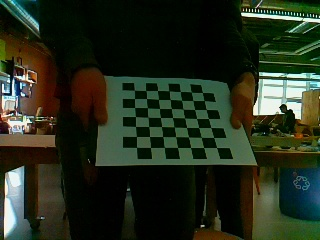
#> input picture src/main/python/10.jpg, 320 x 240 px; its folder holds 4 pictures in this run
$ python calibration.py
#> lines starting #> are read from the running program, lines starting #| are printed output that depends on the picture; after the words box and inside, x2 and y2 are one past the last pixel; in counts of white or black regions, pixels touching at a corner belong together
import numpy as np
import cv2 as cv
import glob
# termination criteria
criteria = (cv.TERM_CRITERIA_EPS + cv.TERM_CRITERIA_MAX_ITER, 30, 0.001)
# prepare object points, like (0,0,0), (1,0,0), (2,0,0) ....,(6,5,0)
objp = np.zeros((6*7,3), np.float32)
objp[:,:2] = np.mgrid[0:7,0:6].T.reshape(-1,2)
# Arrays to store object points and image points from all the images.
objpoints = [] # 3d point in real world space
imgpoints = [] # 2d points in image plane.
images = glob.glob('*.jpg')
for fname in images:
    img = cv.imread(fname)
#> img is the input picture: shape (240, 320, 3); mean B, G, R 29.2, 45.4, 37
    gray = cv.cvtColor(img, cv.COLOR_BGR2GRAY)
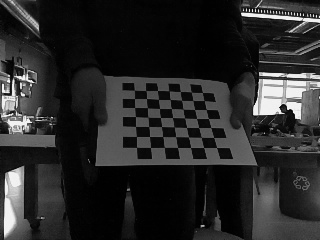
#> gray: shape (240, 320); min 0, max 246, mean 41
    # Find the chess board corners
    ret, corners = cv.findChessboardCorners(gray, (7,6), None)
#> ret = False; corners = None
    # If found, add object points, image points (after refining them)
    if ret == True:
        print("got a rect")
        objpoints.append(objp)
        corners2 = cv.cornerSubPix(gray,corners, (11,11), (-1,-1), criteria)
        imgpoints.append(corners)
        # Draw and display the corners
        cv.drawChessboardCorners(img, (7,6), corners2, ret)
        cv.imshow('img', img)
        cv.waitKey(10000)
#> pass 2 of the loop `for fname in images:`:
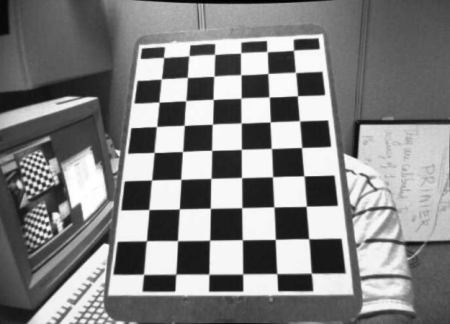
#> input picture src/main/python/11.jpg, 450 x 324 px
#> img is the input picture: shape (324, 450, 3); min 0, max 255, mean 130.5
#> gray: shape (324, 450)
#> ret = True; corners = 42 rows, first 8: [146.6, 240.8], [148.9, 209.6], [151.6, 179.9], [154.1, 152.4], [156.6, 126.5], [159, 102.1], [161.4, 78.78], [177.5, 240.5]
#> corners2 = 42 rows, first 8: [146.4, 240.8], [148.8, 209.5], [151.5, 180], [154.1, 152.5], [156.5, 126.5], [158.9, 102], [161.3, 78.8], [177.5, 240.7]
#> `cv.drawChessboardCorners(img, (7,6), corners2, ret)`:
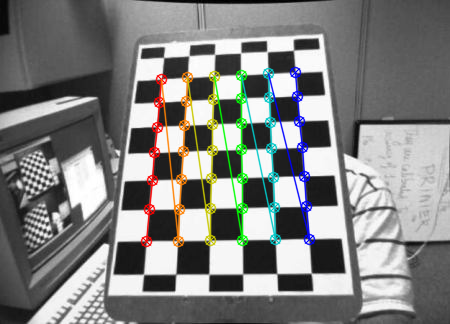
#> img: shape (324, 450, 3); 5.91% of pixels changed, all inside (x1, y1, x2, y2) = (140, 66, 316, 248)
#> pass 3 of the loop `for fname in images:`:
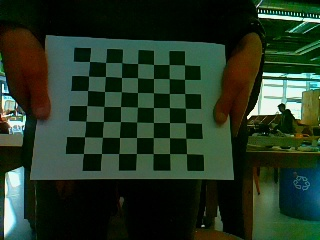
#> input picture src/main/python/5.jpg, 320 x 240 px
#> img is the input picture: shape (240, 320, 3); mean B, G, R 35.6, 53.9, 36.3
#> `gray = cv.cvtColor(img, cv.COLOR_BGR2GRAY)`:
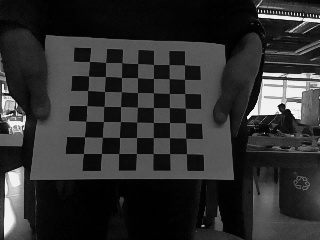
#> gray: shape (240, 320); min 0, max 248, mean 46.5
#> ret = False; corners = None
#> the loop made 4 passes; the first 3 are shown
cv.destroyAllWindows()

ret, mtx, dist, rvecs, tvecs = cv.calibrateCamera(objpoints, imgpoints, gray.shape[::-1], None, None)

mg = cv.imread('left12.jpg')
h,  w = img.shape[:2]
#> h = 240; w = 320
newcameramtx, roi = cv.getOptimalNewCameraMatrix(mtx, dist, (w,h), 1, (w,h))

# undistort
dst = cv.undistort(img, mtx, dist, None, newcameramtx)
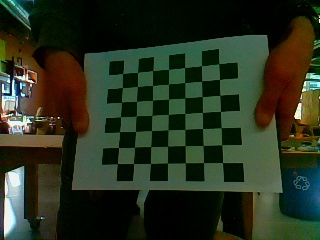
#> img: shape (240, 320, 3); mean B, G, R 31.1, 48.9, 40
# crop the image
x, y, w, h = roi
dst = dst[y:y+h, x:x+w]
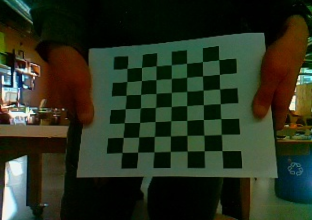
#> dst: shape (220, 312, 3); mean B, G, R 31.8, 49.4, 41.2
cv.imwrite('calibresult.png', dst)

# undistort
mapx, mapy = cv.initUndistortRectifyMap(mtx, dist, None, newcameramtx, (w,h), 5)
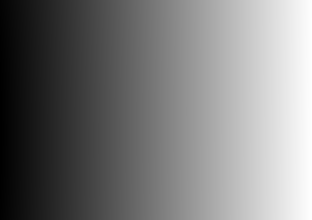
#> mapx: shape (220, 312) float32; min -4.92, max 311.9, mean 148.4; drawn with min black and max white
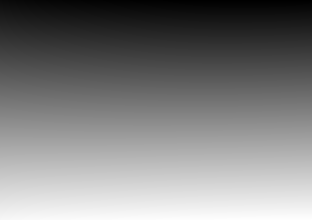
#> mapy: shape (220, 312) float32; min -10.49, max 226.8, mean 107.5; drawn with min black and max white
dst = cv.remap(img, mapx, mapy, cv.INTER_LINEAR)
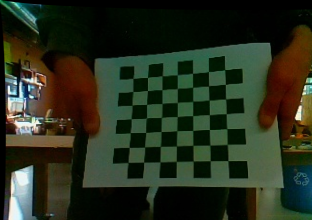
#> dst: shape (220, 312, 3); mean B, G, R 30.2, 47, 39.4
# crop the image
x, y, w, h = roi
dst = dst[y:y+h, x:x+w]
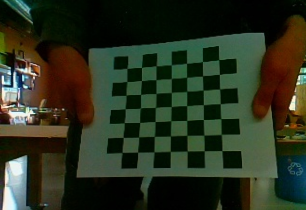
#> dst: shape (210, 306, 3); mean B, G, R 31.8, 49.5, 41.8
cv.imwrite('calibresult.png', dst)

mean_error = 0
# for i in xrange(len(objpoints)):
imgpoints2, _ = cv.projectPoints(objpoints[0], rvecs[0], tvecs[0], mtx, dist)
error = cv.norm(imgpoints[0], imgpoints2, cv.NORM_L2)/len(imgpoints2)
mean_error += error
print( "total error: {}".format(mean_error/len(objpoints)) )
